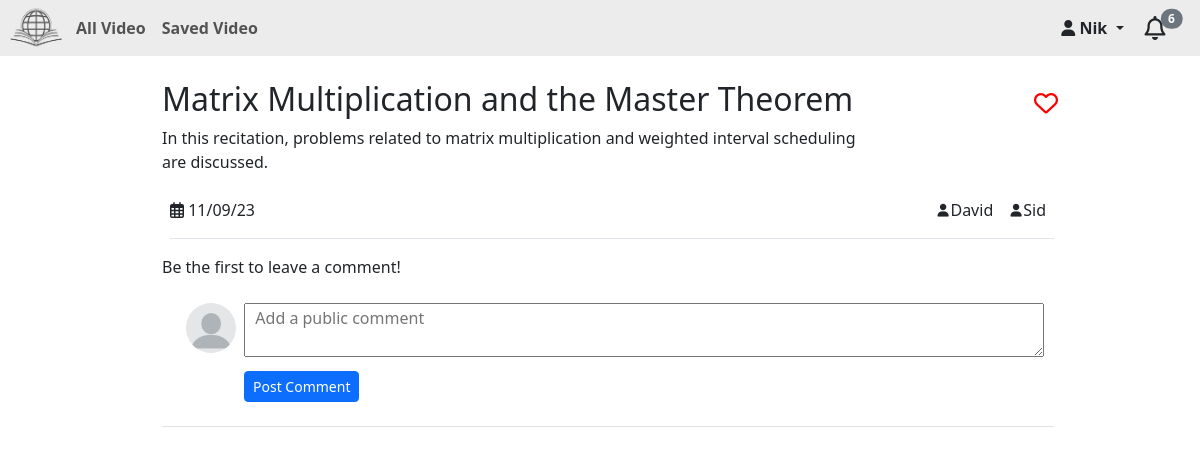
The page /view/14 (signed in) on the database its author committed.
### StudySphere/models.py (models this page shows, shortened)
class User(AbstractUser):
    pass
    is_student = models.BooleanField('student status', default=False)
    is_teacher = models.BooleanField('teacher status', default=False)
    profile_picture = models.URLField(max_length=700, blank=True)
    unread_notifications = models.IntegerField(default=0)
    class Meta:
        ordering = ['first_name']

class Video(models.Model):
    user = models.ForeignKey(User,on_delete=models.CASCADE, related_name="vid_usr")
    video = EmbedVideoField()  # same like models.URLField()
    timestamp = models.DateTimeField(auto_now_add=True)
    class_date = models.DateField()
    title=models.CharField(max_length=150)
    desc=models.CharField(max_length=250)
    teachers=models.ManyToManyField(User ,blank=True,symmetrical=False, related_name="vid_teachers")
    student_access=models.ManyToManyField(User ,blank=True,symmetrical=False, related_name="vid_students")
    topics=models.ManyToManyField(Topic ,blank=True,symmetrical=False, related_name="vid_topics")
    class Meta:
        ordering = ['-class_date']

### StudySphere/views.py (the view)
# urls.py: path("view/<int:id>", views.view, name="view"),
@login_required(login_url='/login')
def view(request,id):
    u=User.objects.get(username=request.user.username)
    v=Video.objects.get(pk=id)
    cmts=Comment.objects.filter(video=v)
    saved_stat=False
    try:
        saved=Save.objects.get(user=u)
        if v in saved.video.all():
            saved_stat=True
    except:
        pass
    return render(request,'StudySphere/view.html',{'v':v,'saved':saved_stat,'cmts':cmts})

### StudySphere/templates/StudySphere/view.html (shortened to what this page needs)
{% extends "StudySphere/layout.html" %}
{% load embed_video_tags %}
{% load humanize %}
{% load static %}
{% block body %}
    <div class="row">
        <div class="col-12 col-md-11 px-4 px-md-1 mx-sm-auto" style="max-width: 900px;">
            <div class="d-flex justify-content-between video-page-title ">
                <h1 >{{v.title}}</h1>
                {% if request.user.is_student %}
                    {% if saved %}
                    <button id="save{{v.id}}" value="unsave" class="btn m-0 p-0  border-0" onclick="save(this.id,this.value)"><i class="fa-solid fa-heart heart solid-heart"></i></button>
                    {% else %}
                    <button id="save{{v.id}}" value="save" class="btn m-0 p-0 border-0" onclick="save(this.id,this.value)"><i class="fa-regular fa-heart heart regular-heart"></i></button>
                    {% endif %}
                {% endif %}
            </div>
            <p style="white-space: pre-line; max-width: 700px;">{{v.desc}}</p>
            <div class="d-flex py-2 videopage-icons border-bottom ms-2">
                <div class="pb-2"><i class="fa-regular fa-calendar-days"></i> {{ v.class_date|date:"d/m/y"}} </div>
                <div class="d-flex pb-2 justify-content-end ms-auto">
                    {% for teacher in v.teachers.all %}
                        <div class="pr-2 mx-2"><i class="fas fa-user pr-1 card-icon"></i>{{ teacher.username }}</div>
                    {% endfor %}
                </div>
            </div>
        </div>
    </div>
    <div class="row">
        <div class="col-12 col-md-11 px-4 px-md-1 mx-sm-auto" style="max-width: 900px;">
            <div class="pt-3" id="comment_counter_text">
                {% if cmts.count > 0 %}
                    {{ cmts.count }}{% if cmts.count > 1 %} comments{% else %} comment{%endif%}
                {% else %}
                    Be the first to leave a comment!
                {% endif %}
            </div>
            <div class="d-flex p-4 border-bottom">
                {% if request.user.is_authenticated %}
                <img class="circular-picture comment-picture me-2" src="{% if user.profile_picture %}{{ user.profile_picture }}{% else %}{% static 'StudySphere/images/no-profile-pic.png' %}{% endif %}" alt="profilepic">
                    <form action="{% url 'post_comm' v.id %}" method="post">
                        <textarea id="post-comm" rows="2" type="text" name="cmt" placeholder="  Add a public comment" ></textarea>
                        <br>
                        <button type="submit" class="btn btn-primary btn-sm mt-2" >Post Comment</button>
                    </form>
                {% else %}
                    <h5 class="mt-3">Make sure You are <strong>Logged In</strong> to Post a Comment.</h5>
                {% endif %}
            </div>
        </div>
    </div>
{% endblock %}
{% block script %}
{% load static %}
{% endblock %}

### StudySphere/templates/StudySphere/layout.html (shortened to what this page needs)
{% load static %}
{% load humanize %}
<!DOCTYPE html>
<html lang="en">
    <head>
        <link href="{% static 'StudySphere/css/styles.css' %}" rel="stylesheet">
        <link href="https://cdn.jsdelivr.net/npm/bootstrap@5.3.1/dist/css/bootstrap.min.css" rel="stylesheet">
    </head>
    <body>
        <nav class="navbar navbar-expand-lg navbar-light align-items-center layout-nav p-1">
            <img src="{% static 'StudySphere/images/login.png' %}" alt="Icon for StudySphere" class="brand-name ">
            <div class="collapse navbar-collapse" id="navbarNav">
                <ul class="navbar-nav me-auto">
                    {% if user.is_authenticated and request.user.username %}
                    <li class="nav-item">
                    <a class="nav-link fw-bold ps-2" href="{% url 'StudyHome' %}">All Video</a>
                    </li>
                        {% if request.user.is_teacher %}
                        <li class="nav-item">
                            <a class="nav-link fw-bold ps-2" href="{% url 'AddVid' %}">Add Video</a>
                        </li>
                        {% else %}
                        <li class="nav-item">
                            <a class="nav-link fw-bold ps-2" href="{% url 'SavedVid' %}">Saved Video</a>
                        </li>
                        {% endif %}
                    {% endif %}
                    </ul>
                    <ul class="navbar-nav justify-content-end">
                        {% if user.is_authenticated %}
                            <li class="nav-item dropdown">
                                <button class="btn border-0 dropdown-toggle" type="button" data-bs-toggle="dropdown" aria-expanded="false">
                                    <i class="fa fa-user pr-1" aria-hidden="true"></i><strong> {{ user.username }}</strong>
                                </button>
                            </li>
                        {% else %}
                            <a class="nav-link mx-lg-2 fw-bold" href="{% url 'login' %}">Login</a>
                            <a class="nav-link mx-lg-2 fw-bold" href="{% url 'register' %}">Register</a>
                        {% endif %}
                </ul>
            </div>
                <button type="button" id="unread"  class="btn border-0 notification-icon " data-bs-container="body" data-bs-html="true" data-bs-toggle="popover" data-bs-placement="bottom" data-bs-content="No new Noti." onclick="noti()">
                    <i class="fa-regular fa-bell "></i><span id="unread_no" class="posiiton-relative translate-middle badge rounded-pill bg-secondary">{{request.user.unread_notifications}}</span>
                </button>
          </nav>
        <div class="container-fluid mx-2" style="max-width: 1500px;">
            {% block body %}
            {% endblock %}
        </div>
    </body>
</html>

### StudySphere/static/StudySphere/css/styles.css (style rules this page uses)
.layout-nav { background-color: #ececec; }
.heart,.heart:hover { color: red; }
.regular-heart, .fa-bell { scale: 1.5; }
#unread_no { left:10px; }
.brand-name { height: 3rem; width: 4rem; }
.card-icon { scale: .8; }
#post-comm { width: 50rem; }
.circular-picture { min-width: 50px; max-width: 50px; height: 50px; border-radius: 100%; object-fit: cover; }
@media (min-width: 768px) { .video-page-title h1 { font-size: 2rem; } }
@media (min-width: 576px) { .videopage-icons { flex-direction: row; justify-content:space-between; } }

### rows shown on the page
User: username "Nik", user.unread_notifications "6"
Video: title "Matrix Multiplication and the Master Theorem", desc "In this recitation, problems related to matrix multiplication and weighted interval scheduling are discussed.", class_date "11/09/23"
User: username "David"
User: username "Sid"
